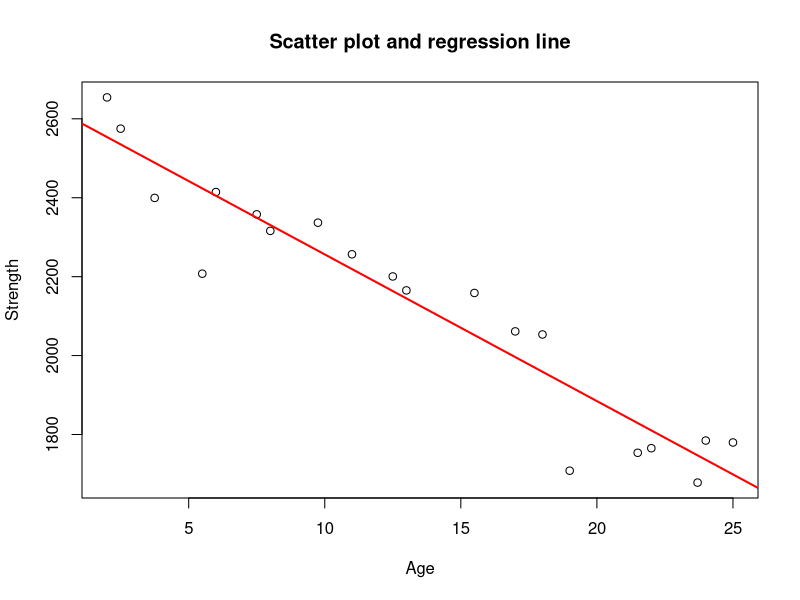
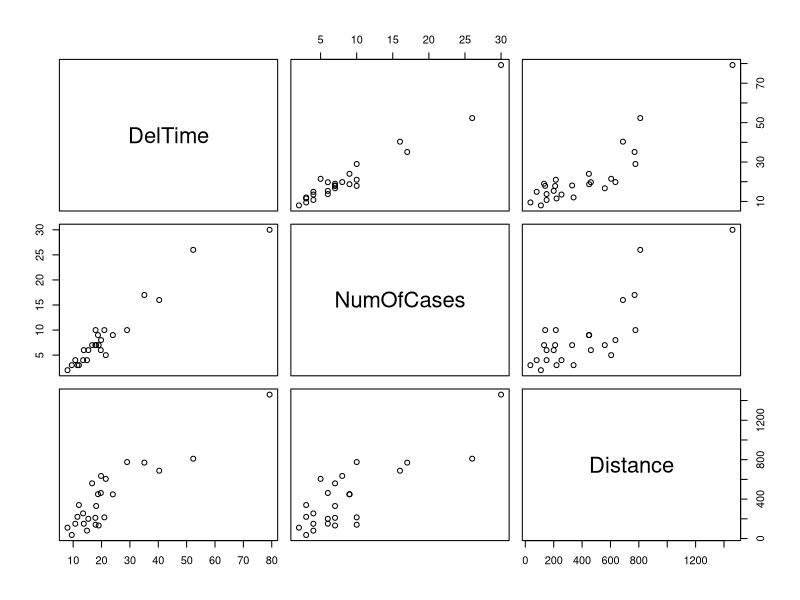

Here is the R script that generated these plots, in order:
### Chapter 7 Multivariate Linear Regression Models

## Simple Linear Regression (SLR) Models
y <- c(2158.70,1678.15, 2316, 2061.3, 2207.5, 1708.3, 1784.7,
       2575, 2357.9, 2256.7, 2165.2,2399.55,1779.8, 2336.75,
       1765.3, 2053.5, 2414.4, 2200.5, 2654.2, 1753.7)
x <- c(15.5,23.7, 8,17, 5.5, 19, 24, 2.5, 7.5, 11, 13, 3.75, 25, 9.75,
       22, 18, 6, 12.5, 2, 21.5)

fit <- lm(y ~ x) # lm is built in command for linear model.

?lm # for help

fit

summary(fit)

plot(y ~ x, main = "Scatter plot and regression line", 
     xlab = "Age", ylab = "Strength")

abline(fit, col = "red", lwd = 2)
##########################################

### Multiple Linear Regression (MLR) Models

DelTime <-c(16.68, 11.50, 12.03, 14.88, 13.75, 18.11, 8, 17.83,
            79.24, 21.5, 40.33, 21.0, 13.5, 19.75, 24.0, 29, 15.35, 19.0, 9.5,
            35.1, 17.9, 52.32, 18.75,19.83, 10.75)

NumOfCases <- c(7, 3, 3, 4, 6, 7, 2, 7, 30, 5, 16, 10, 4, 6, 9, 10, 6,
                7, 3, 17, 10, 26, 9, 8, 4)

Distance <- c(560, 220, 340, 80, 150, 330, 110, 210, 1460, 605,
              688, 215, 255, 462, 448, 776, 200, 132, 36, 770, 140, 810, 450,
              635, 150 )

dat <- data.frame (cbind(DelTime,NumOfCases,Distance))

pairs(dat)

mymodel <- lm(DelTime ~ NumOfCases + Distance)

summary(mymodel)

anova(mymodel)

fitted(mymodel)

residuals(mymodel)

### Now double check all the above calculations using expressions manually
X <- cbind(1, NumOfCases, Distance)

Y <- DelTime

beta.hat <- solve(t(X) %*% X) %*% t(X) %*% Y

beta.hat

# Do the rest calculations using Expression from slides